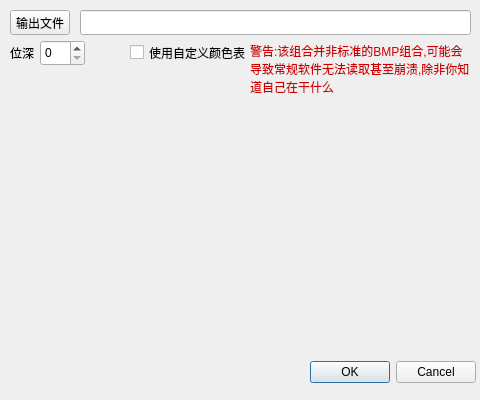
<?xml version="1.0" encoding="UTF-8"?>
<ui version="4.0">
 <class>Dialog_SaveBMP</class>
 <widget class="QDialog" name="Dialog_SaveBMP">
  <property name="geometry">
   <rect>
    <x>0</x>
    <y>0</y>
    <width>480</width>
    <height>400</height>
   </rect>
  </property>
  <property name="windowTitle">
   <string>Dialog</string>
  </property>
  <widget class="QDialogButtonBox" name="buttonBox">
   <property name="geometry">
    <rect>
     <x>310</x>
     <y>360</y>
     <width>166</width>
     <height>25</height>
    </rect>
   </property>
   <property name="orientation">
    <enum>Qt::Horizontal</enum>
   </property>
   <property name="standardButtons">
    <set>QDialogButtonBox::Cancel|QDialogButtonBox::Ok</set>
   </property>
  </widget>
  <widget class="QLineEdit" name="lineEdit_OutputFilename">
   <property name="geometry">
    <rect>
     <x>80</x>
     <y>10</y>
     <width>391</width>
     <height>25</height>
    </rect>
   </property>
  </widget>
  <widget class="QPushButton" name="pushButton_OutputFilename">
   <property name="geometry">
    <rect>
     <x>10</x>
     <y>10</y>
     <width>60</width>
     <height>25</height>
    </rect>
   </property>
   <property name="text">
    <string>输出文件</string>
   </property>
  </widget>
  <widget class="QLabel" name="label_ColorTypeWarning">
   <property name="geometry">
    <rect>
     <x>250</x>
     <y>44</y>
     <width>221</width>
     <height>50</height>
    </rect>
   </property>
   <property name="palette">
    <palette>
     <active>
      <colorrole role="WindowText">
       <brush brushstyle="SolidPattern">
        <color alpha="255">
         <red>204</red>
         <green>0</green>
         <blue>0</blue>
        </color>
       </brush>
      </colorrole>
     </active>
     <inactive>
      <colorrole role="WindowText">
       <brush brushstyle="SolidPattern">
        <color alpha="255">
         <red>204</red>
         <green>0</green>
         <blue>0</blue>
        </color>
       </brush>
      </colorrole>
     </inactive>
     <disabled>
      <colorrole role="WindowText">
       <brush brushstyle="SolidPattern">
        <color alpha="255">
         <red>190</red>
         <green>190</green>
         <blue>190</blue>
        </color>
       </brush>
      </colorrole>
     </disabled>
    </palette>
   </property>
   <property name="text">
    <string>警告:该组合并非标准的BMP组合,可能会导致常规软件无法读取甚至崩溃,除非你知道自己在干什么</string>
   </property>
   <property name="wordWrap">
    <bool>true</bool>
   </property>
  </widget>
  <widget class="QCheckBox" name="checkBox_useCustomColorsList">
   <property name="geometry">
    <rect>
     <x>130</x>
     <y>40</y>
     <width>120</width>
     <height>25</height>
    </rect>
   </property>
   <property name="text">
    <string>使用自定义颜色表</string>
   </property>
  </widget>
  <widget class="QSpinBox" name="spinBox_bitDepth">
   <property name="geometry">
    <rect>
     <x>40</x>
     <y>40</y>
     <width>45</width>
     <height>26</height>
    </rect>
   </property>
   <property name="maximum">
    <number>255</number>
   </property>
  </widget>
  <widget class="QLabel" name="label_bitDepth">
   <property name="geometry">
    <rect>
     <x>10</x>
     <y>40</y>
     <width>25</width>
     <height>25</height>
    </rect>
   </property>
   <property name="text">
    <string>位深</string>
   </property>
  </widget>
 </widget>
 <resources/>
 <connections>
  <connection>
   <sender>buttonBox</sender>
   <signal>accepted()</signal>
   <receiver>Dialog_SaveBMP</receiver>
   <slot>accept()</slot>
   <hints>
    <hint type="sourcelabel">
     <x>248</x>
     <y>254</y>
    </hint>
    <hint type="destinationlabel">
     <x>157</x>
     <y>274</y>
    </hint>
   </hints>
  </connection>
  <connection>
   <sender>buttonBox</sender>
   <signal>rejected()</signal>
   <receiver>Dialog_SaveBMP</receiver>
   <slot>reject()</slot>
   <hints>
    <hint type="sourcelabel">
     <x>316</x>
     <y>260</y>
    </hint>
    <hint type="destinationlabel">
     <x>286</x>
     <y>274</y>
    </hint>
   </hints>
  </connection>
 </connections>
</ui>
